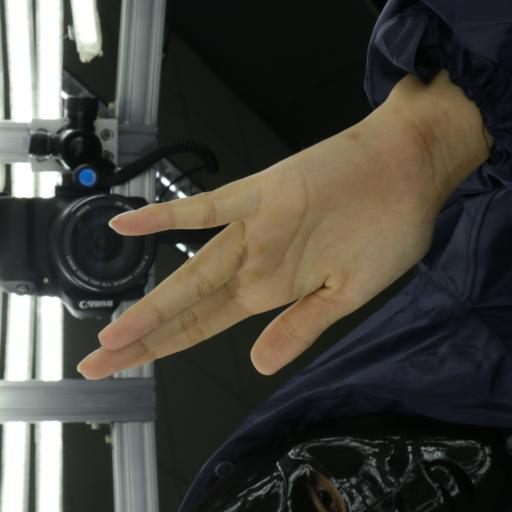
#> input picture research_dataset/images/0_10.JPG, 512 x 512 px; its folder holds 4 pictures in this run
$ jupyter execute create_gray.ipynb
#> lines starting #> are read from the running program, lines starting #| are printed output that depends on the picture
[cell 1]
import glob
import os

img_list = os.listdir("./images/")

[cell 2]
json_list = []
for img_name in img_list:
    json_list.append({
        'source': img_name,
        'prompt': "test",
        'control_grayscale': img_name
    })

[cell 3]
import json

with open("./json_files/roy.json", 'w') as file:
    for jsonl in json_list:
        file.write(json.dumps(jsonl) + '\n')

[cell 4]
from PIL import Image
import os

src_folder = "./images/"
tgt_folder = "./conditions/"

for img_name in img_list:
    src_path = os.path.join(src_folder, img_name)
    tgt_path = os.path.join(tgt_folder, img_name)

    Image.open(src_path).convert("L").save(tgt_path)
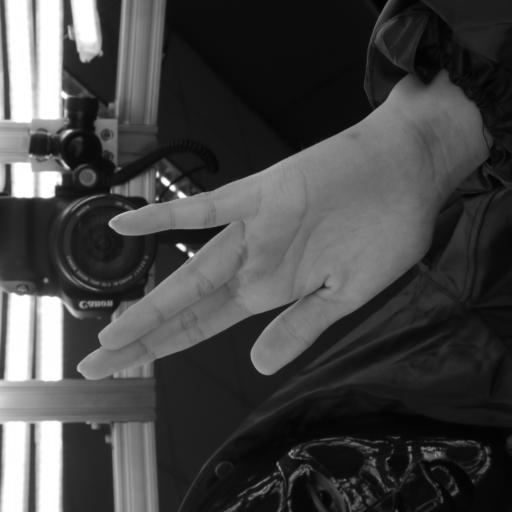
#> saved as 0_10.JPG: PIL image 512x512 L; min 0, max 255, mean 69.4
#> pass 2 of the loop `for img_name in img_list:`:
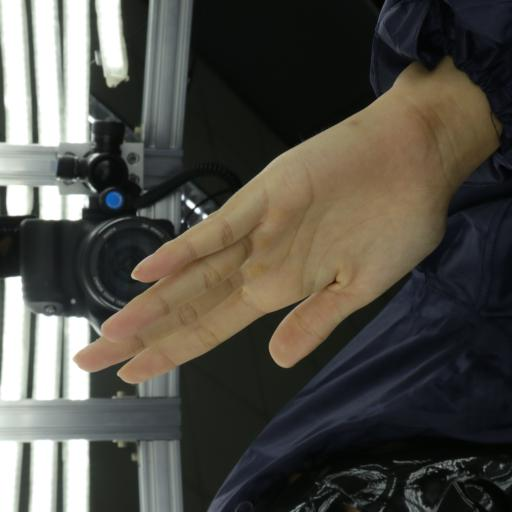
#> input picture research_dataset/images/0_11.JPG, 512 x 512 px
#> `Image.open(src_path).convert("L").save(tgt_path)`:
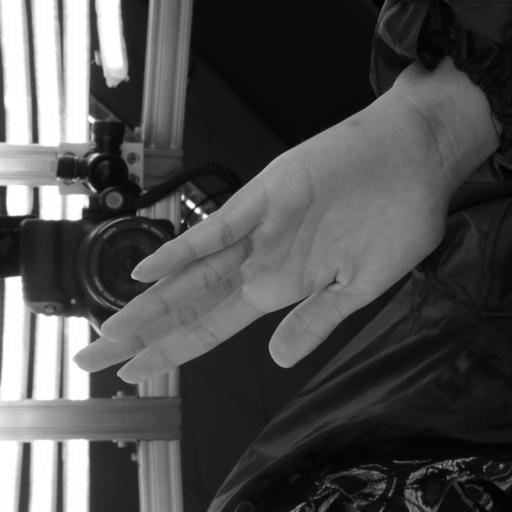
#> saved as 0_11.JPG: PIL image 512x512 L; min 0, max 255, mean 79.4
#> pass 3 of the loop `for img_name in img_list:`:
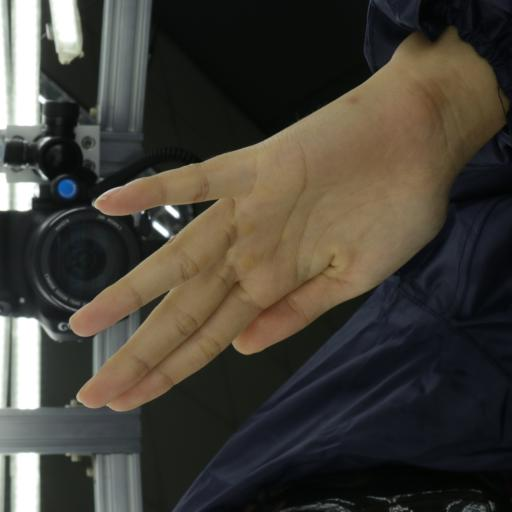
#> input picture research_dataset/images/0_12.JPG, 512 x 512 px
#> `Image.open(src_path).convert("L").save(tgt_path)`:
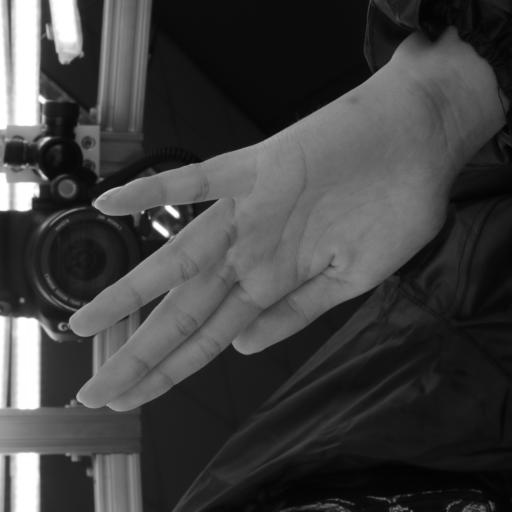
#> saved as 0_12.JPG: PIL image 512x512 L; min 0, max 255, mean 65.4
#> the loop made 4 passes; the first 3 are shown
